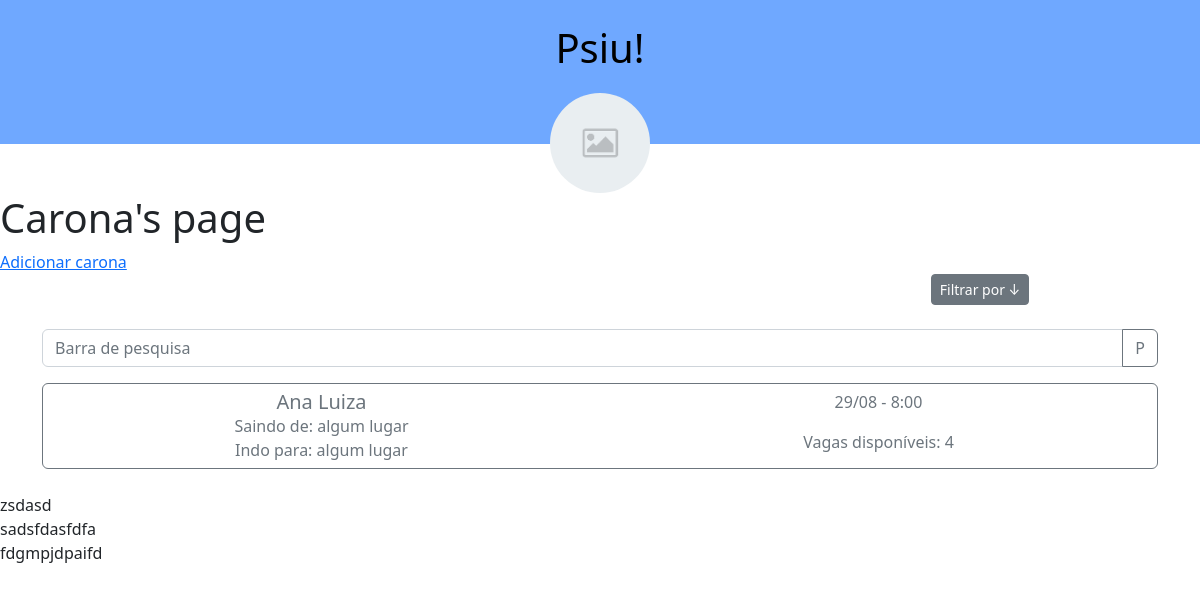
Page /psiu/carona/ on the committed database.
### psiu/models.py (models this page shows, shortened)
class Carona(models.Model):
  criador = models.ForeignKey(User, on_delete=models.CASCADE,null=True)
  nomeCarona = models.CharField(max_length=254,blank=False,default='Minha carona')
  localSaida = models.CharField(max_length=30,null=True)
  localChegada = models.CharField(max_length=30,null=True)
  dataHora = models.DateTimeField(auto_now_add=True, blank=True)#Just to prove it
  vagas = models.IntegerField(default=4,null=True)
  adicionais = models.CharField(max_length=254, blank=True, default='')

### psiu/views.py (the view)
# urls.py: path('carona/', views.carona, name='carona'),
def carona(request):
    carona_list = Carona.objects.all().values() #to update with filters
    return render(request, 'psiu/carona.html',{'title':'Carona', 'carona_list':carona_list})

### templates/psiu/carona.html (shortened to what this page needs)
{% extends 'base.html' %}
{% block content %}
<a href="{% url 'psiu:criar_carona' %}">Adicionar carona</a>
<!doctype html>
<html lang = "pt-br">
<head>
    <link href = "https://cdn.jsdelivr.net/npm/bootstrap@5.2.1/dist/css/bootstrap.min.css" rel = "stylesheet">
</head>
<div class = "container text-center" style = "color: rgba(0,0,0,1)">
    <div class="row">
        <div class="col">
        </div>
        <div class="col">
        </div>
        <div class="col">
            <button type="button" class="btn btn-secondary btn-sm">Filtrar por ↓</button>
        </div>
    </div>
    <br>
    <div class="row">
        <div class="center">
            <div class="input-group mb-3">
                <input type="text" class="form-control" placeholder="Barra de pesquisa" aria-label="Recipient's username" aria-describedby="basic-addon2" width="100">
                <button class="btn btn-outline-secondary" type="button" id="button-addon2">P</button>
              </div>
        </div>
    </div>
    <div class="row">
        <div class="d-grid gap-2 col mx-auto">
            <button class="btn btn-outline-secondary" type="button">
                <div class="card-body">
                    <div class="row">
                        <div class="col">
                            <h5 class="card-title">Ana Luiza</h5>
                            <p class="card-text">Saindo de: algum lugar<br>Indo para: algum lugar</p>
                        </div>
                        <div class="col">
                            <p class="card-text">29/08 - 8:00</p>
                            <p class="card-text">Vagas disponíveis: 4</p>
                        </div>
                    </div>
                </div>
            </button>
        </div>
    </div>
</div>
<br>
{% if carona_list %}
    {% for carona in carona_list %}
        {{carona.nomeCarona}} <br>
    {% endfor %}
{% else %}
    Nao foram encontradas caronas
{% endif %}
{% endblock  %}

### rows in the picture
Carona: nomeCarona "zsdasd"
Carona: nomeCarona "sadsfdasfdfa"
Carona: nomeCarona "fdgmpjdpaifd"

### other values in the picture
{{ title }} "Carona"
